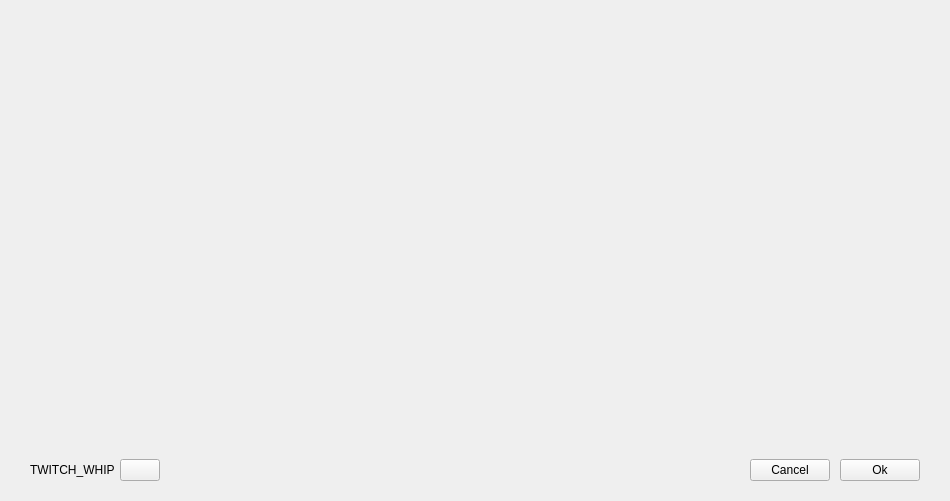
<?xml version="1.0" encoding="UTF-8"?>
<ui version="4.0">
 <class>PLSLiveInfoTwitch</class>
 <widget class="QWidget" name="PLSLiveInfoTwitch">
  <property name="geometry">
   <rect>
    <x>0</x>
    <y>0</y>
    <width>950</width>
    <height>501</height>
   </rect>
  </property>
  <property name="windowTitle">
   <string>LiveInfo.liveinformation</string>
  </property>
  <layout class="QVBoxLayout" name="verticalLayout">
   <property name="spacing">
    <number>0</number>
   </property>
   <property name="leftMargin">
    <number>0</number>
   </property>
   <property name="topMargin">
    <number>30</number>
   </property>
   <property name="rightMargin">
    <number>0</number>
   </property>
   <property name="bottomMargin">
    <number>0</number>
   </property>
   <item>
    <layout class="QHBoxLayout" name="horizontalLayout_3">
     <property name="spacing">
      <number>0</number>
     </property>
     <property name="leftMargin">
      <number>25</number>
     </property>
     <property name="rightMargin">
      <number>25</number>
     </property>
     <property name="bottomMargin">
      <number>0</number>
     </property>
     <item>
      <widget class="PLSLiveInfoDualWidget" name="dualWidget" native="true"/>
     </item>
     <item>
      <spacer name="horizontalSpacer">
       <property name="orientation">
        <enum>Qt::Horizontal</enum>
       </property>
       <property name="sizeHint" stdset="0">
        <size>
         <width>1</width>
         <height>1</height>
        </size>
       </property>
      </spacer>
     </item>
    </layout>
   </item>
   <item>
    <widget class="QFrame" name="frame">
     <property name="sizePolicy">
      <sizepolicy hsizetype="Preferred" vsizetype="Expanding">
       <horstretch>0</horstretch>
       <verstretch>0</verstretch>
      </sizepolicy>
     </property>
     <property name="frameShape">
      <enum>QFrame::NoFrame</enum>
     </property>
     <property name="frameShadow">
      <enum>QFrame::Raised</enum>
     </property>
     <layout class="QVBoxLayout" name="verticalLayout_web">
      <property name="spacing">
       <number>0</number>
      </property>
      <property name="leftMargin">
       <number>0</number>
      </property>
      <property name="topMargin">
       <number>20</number>
      </property>
      <property name="rightMargin">
       <number>0</number>
      </property>
      <property name="bottomMargin">
       <number>0</number>
      </property>
     </layout>
    </widget>
   </item>
   <item>
    <spacer name="verticalSpacer_5">
     <property name="orientation">
      <enum>Qt::Vertical</enum>
     </property>
     <property name="sizeType">
      <enum>QSizePolicy::Fixed</enum>
     </property>
     <property name="sizeHint" stdset="0">
      <size>
       <width>20</width>
       <height>20</height>
      </size>
     </property>
    </spacer>
   </item>
   <item>
    <layout class="QHBoxLayout" name="horizontalLayout">
     <property name="spacing">
      <number>10</number>
     </property>
     <property name="leftMargin">
      <number>30</number>
     </property>
     <property name="rightMargin">
      <number>30</number>
     </property>
     <item>
      <layout class="QHBoxLayout" name="horizontalLayout_2">
       <property name="spacing">
        <number>5</number>
       </property>
       <property name="leftMargin">
        <number>0</number>
       </property>
       <property name="topMargin">
        <number>0</number>
       </property>
       <property name="bottomMargin">
        <number>0</number>
       </property>
       <item>
        <widget class="QLabel" name="twitchService">
         <property name="text">
          <string>TWITCH_WHIP</string>
         </property>
        </widget>
       </item>
       <item>
        <widget class="QPushButton" name="labelTooltip">
         <property name="text">
          <string/>
         </property>
        </widget>
       </item>
      </layout>
     </item>
     <item>
      <spacer name="horizontalSpacer_3">
       <property name="orientation">
        <enum>Qt::Horizontal</enum>
       </property>
       <property name="sizeHint" stdset="0">
        <size>
         <width>40</width>
         <height>20</height>
        </size>
       </property>
      </spacer>
     </item>
     <item>
      <layout class="QHBoxLayout" name="horizontalLayout_4">
       <property name="spacing">
        <number>10</number>
       </property>
       <property name="leftMargin">
        <number>0</number>
       </property>
       <item>
        <widget class="QPushButton" name="pushButtonCancel">
         <property name="text">
          <string>Cancel</string>
         </property>
         <property name="useFor" stdset="0">
          <string notr="true">Cancel</string>
         </property>
        </widget>
       </item>
       <item>
        <widget class="QPushButton" name="pushButtonOk">
         <property name="text">
          <string>Ok</string>
         </property>
         <property name="useFor" stdset="0">
          <string notr="true">Ok</string>
         </property>
        </widget>
       </item>
      </layout>
     </item>
    </layout>
   </item>
   <item>
    <spacer name="verticalSpacer">
     <property name="orientation">
      <enum>Qt::Vertical</enum>
     </property>
     <property name="sizeType">
      <enum>QSizePolicy::Fixed</enum>
     </property>
     <property name="sizeHint" stdset="0">
      <size>
       <width>20</width>
       <height>20</height>
      </size>
     </property>
    </spacer>
   </item>
  </layout>
 </widget>
 <customwidgets>
  <customwidget>
   <class>PLSLiveInfoDualWidget</class>
   <extends>QWidget</extends>
   <header>PLSLiveInfoBase.h</header>
   <container>1</container>
  </customwidget>
 </customwidgets>
 <resources/>
 <connections/>
</ui>
